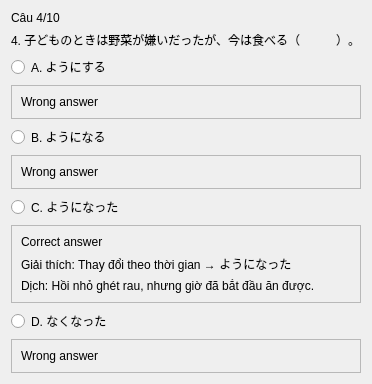
               <widget class="QWidget" name="page_2">
                <layout class="QVBoxLayout" name="verticalLayout_15">
                 <item>
                  <widget class="QLabel" name="label_17">
                   <property name="text">
                    <string>Câu 4/10</string>
                   </property>
                  </widget>
                 </item>
                 <item>
                  <widget class="QLabel" name="label_21">
                   <property name="text">
                    <string>4. 子どものときは野菜が嫌いだったが、今は食べる（　　　）。</string>
                   </property>
                  </widget>
                 </item>
                 <item>
                  <widget class="QRadioButton" name="radioButton_5">
                   <property name="text">
                    <string>A. ようにする</string>
                   </property>
                  </widget>
                 </item>
                 <item>
                  <widget class="QFrame" name="frame_13">
                   <property name="frameShape">
                    <enum>QFrame::StyledPanel</enum>
                   </property>
                   <property name="frameShadow">
                    <enum>QFrame::Raised</enum>
                   </property>
                   <layout class="QVBoxLayout" name="verticalLayout_16">
                    <item>
                     <widget class="QLabel" name="label_27">
                      <property name="text">
                       <string>Wrong answer</string>
                      </property>
                     </widget>
                    </item>
                   </layout>
                  </widget>
                 </item>
                 <item>
                  <widget class="QRadioButton" name="radioButton_6">
                   <property name="text">
                    <string>B. ようになる</string>
                   </property>
                  </widget>
                 </item>
                 <item>
                  <widget class="QFrame" name="frame_14">
                   <property name="frameShape">
                    <enum>QFrame::StyledPanel</enum>
                   </property>
                   <property name="frameShadow">
                    <enum>QFrame::Raised</enum>
                   </property>
                   <layout class="QVBoxLayout" name="verticalLayout_17">
                    <item>
                     <widget class="QLabel" name="label_26">
                      <property name="text">
                       <string>Wrong answer</string>
                      </property>
                     </widget>
                    </item>
                   </layout>
                  </widget>
                 </item>
                 <item>
                  <widget class="QRadioButton" name="radioButton_7">
                   <property name="text">
                    <string>C. ようになった</string>
                   </property>
                  </widget>
                 </item>
                 <item>
                  <widget class="QFrame" name="frame_15">
                   <property name="frameShape">
                    <enum>QFrame::StyledPanel</enum>
                   </property>
                   <property name="frameShadow">
                    <enum>QFrame::Raised</enum>
                   </property>
                   <layout class="QVBoxLayout" name="verticalLayout_19">
                    <item>
                     <widget class="QLabel" name="label_24">
                      <property name="text">
                       <string>Correct answer</string>
                      </property>
                     </widget>
                    </item>
                    <item>
                     <widget class="QLabel" name="label_23">
                      <property name="text">
                       <string>Giải thích: Thay đổi theo thời gian → ようになった</string>
                      </property>
                     </widget>
                    </item>
                    <item>
                     <widget class="QLabel" name="label_22">
                      <property name="text">
                       <string>Dịch: Hồi nhỏ ghét rau, nhưng giờ đã bắt đầu ăn được.</string>
                      </property>
                     </widget>
                    </item>
                   </layout>
                  </widget>
                 </item>
                 <item>
                  <widget class="QRadioButton" name="radioButton_8">
                   <property name="text">
                    <string>D. なくなった</string>
                   </property>
                  </widget>
                 </item>
                 <item>
                  <widget class="QFrame" name="frame_16">
                   <property name="frameShape">
                    <enum>QFrame::StyledPanel</enum>
                   </property>
                   <property name="frameShadow">
                    <enum>QFrame::Raised</enum>
                   </property>
                   <layout class="QVBoxLayout" name="verticalLayout_18">
                    <item>
                     <widget class="QLabel" name="label_25">
                      <property name="text">
                       <string>Wrong answer</string>
                      </property>
                     </widget>
                    </item>
                   </layout>
                  </widget>
                 </item>
                </layout>
               </widget>
